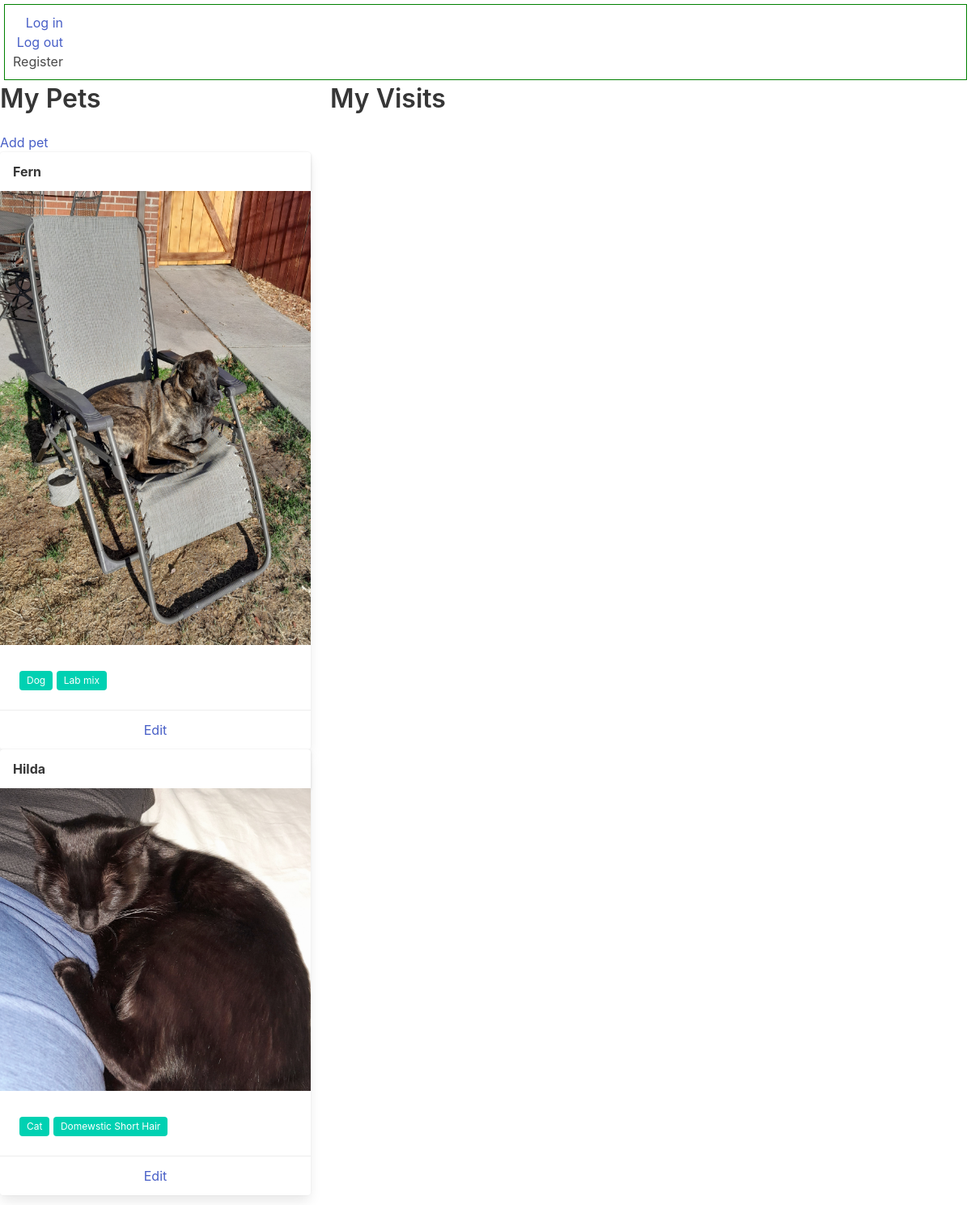
Before: /dogtracks/ (signed in) with the older database file.
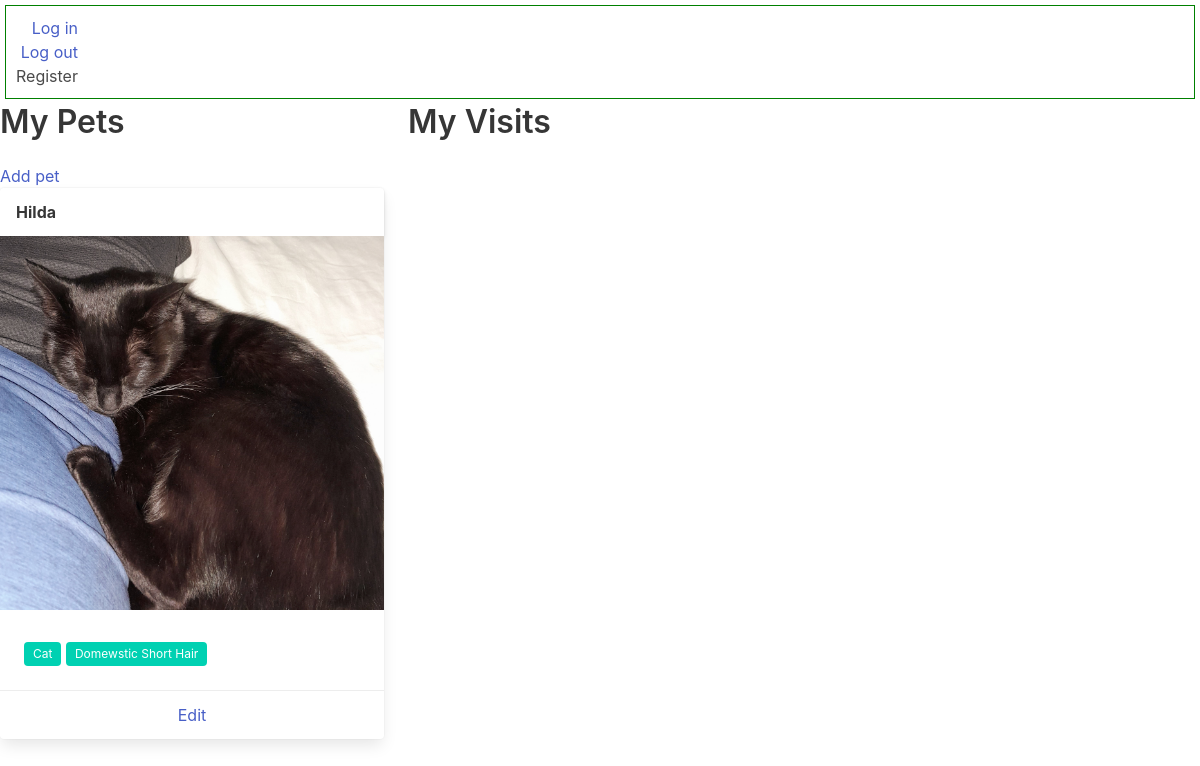
After: the same page with the newer database file.
### dogtracks/models.py (models this page shows, shortened)
class Animal(models.Model):
	owner = models.ForeignKey(User, related_name='animals', on_delete=models.SET_NULL, null=True)
	name = models.CharField(max_length=25, null=False, blank=False, verbose_name="Pet name")
	photo = models.FileField(upload_to='media/', null=True, blank=True)
	breed = models.CharField(max_length=25, blank=True)
	species = models.CharField(max_length=25, blank=True)
	birthday = models.DateField(auto_now=False, auto_now_add=False, null=True)

### dogtracks/views.py (the view)
# urls.py: path('', views.index, name='index'),
def index(request):
	if request.user.is_authenticated:
		pets = Animal.objects.filter(owner=request.user)
		visits = Visit.objects.filter(requester=request.user)
		context = {"pets": pets,
					"visits": visits}
		return render(request, "dogtracks/dashboard.html", context)
	else:
		return render(request, "dogtracks/login.html")

### dogtracks/templates/dogtracks/dashboard.html
{% extends "dogtracks/template.html" %}
{% load static %}
{% block content %}
<div class="tile is-ancestor">
	<div class="tile is-4 is-parent is-vertical">
		<p class="title">My Pets</p>
		<a href="/dogtracks/add-pet">Add pet</a>
		{% for pet in pets %}
		<div class="card is-child">
			<div class="card-header">
				<div class="card-header-title">{{ pet.name }}</div>
			</div>
			<div class="card-image">
				<img src="{{ pet.photo }}" />
			</div>
			<div class="card-content">
				<div class="content">
					<span class="tag is-primary">{{ pet.species }}</span>
					<span class="tag is-primary">{{ pet.breed }}</span>
				</div>
			</div>
			<div class="card-footer">
				<a href="#" class="card-footer-item">Edit</a>
			</div>
		</div>
		{% endfor %}
	</div>
	<div class="tile is-parent">
		<p class="title">My Visits</p>
	</div>
</div>
{% endblock %}

### dogtracks/templates/dogtracks/template.html (shortened to what this page needs)
{% load static %}
<!DOCTYPE html>
<html>
<head>
	<link rel="stylesheet" href="{% static 'css/main.css' %}">
	<link rel="stylesheet" href="https://cdn.jsdelivr.net/npm/bulma@0.9.4/css/bulma.min.css">
</head>
<body>
	<div class='navbar'>
		<ul class='navbar-list'>
			<li><a href="{% url 'login' %}">Log in</a></li>
			<li><a href="{% url 'logout' %}">Log out</a></li>
			<li>Register</li>
		</ul>
	</div>
	<div>
		{% block content %}
		{% endblock %}
	</div>
</body>
</html>

### dogtracks/static/dogtracks/main.css (style rules this page uses)
.navbar { border: 1px solid green; padding: 10px; margin: 5px; }
.navbar-list { list-style-type: none; text-align:right; }

Changed rows visible on the page:
removed Animal: name "Fern", photo (picture), species "Dog", breed "Lab mix"
